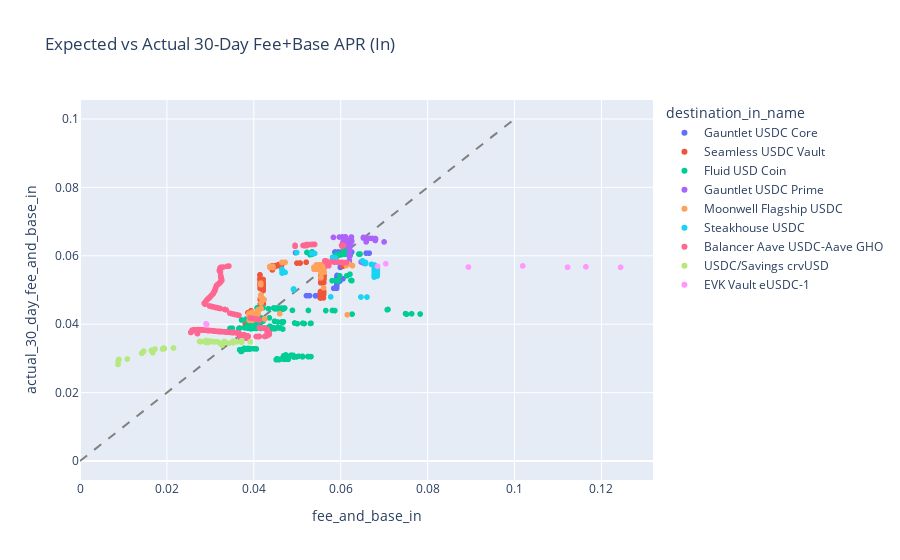
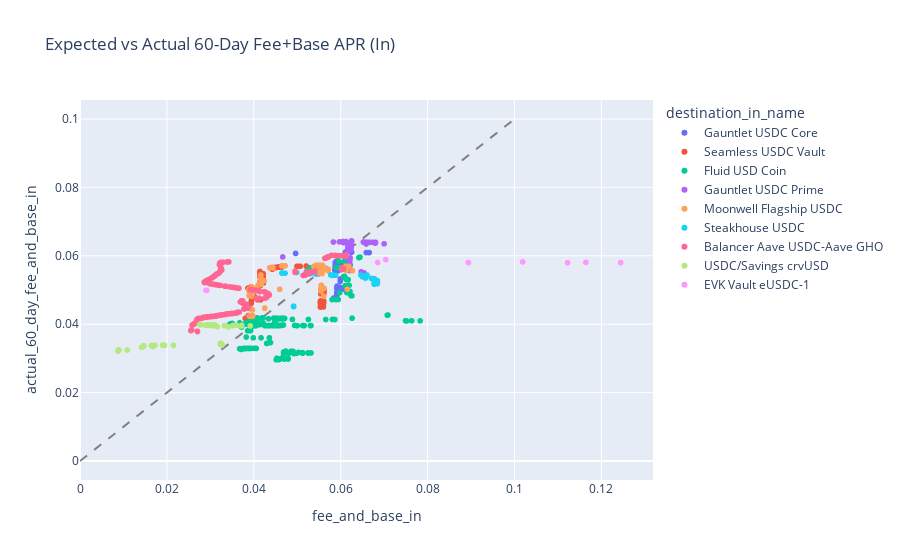

Here is the notebook cell these charts were saved with, in order:
### Code cell
# Create scatter plots for both 30-day and 60-day comparisons
for period in ['30_day', '60_day']:
    # Plot for "in" destinations
    fig_in = px.scatter(
        df,
        x=f"fee_and_base_in",
        y=f"actual_{period}_fee_and_base_in",
        color="destination_in_name",
        title=f"Expected vs Actual {period.replace('_', '-').title()} Fee+Base APR (In)",
    )
    fig_in.add_trace(
        px.line(x=[0, 0.1], y=[0, 0.1]).data[0].update(
            line=dict(dash="dash", color="gray"), 
            showlegend=False
        )
    )
    fig_in.show()
    continue
    
    # Plot for "out" destinations (only if fee_and_base_out exists)
    df_with_out = df.dropna(subset=['fee_and_base_out'])
    if len(df_with_out) > 0:
        fig_out = px.scatter(
            df_with_out,
            x=f"fee_and_base_out",
            y=f"actual_{period}_fee_and_base_out",
            color="destination_out_name",
            title=f"Expected vs Actual {period.replace('_', '-').title()} Fee+Base APR (Out)",
        )
        fig_out.add_trace(
            px.line(x=[0, 0.1], y=[0, 0.1]).data[0].update(
                line=dict(dash="dash", color="gray"), 
                showlegend=False
            )
        )
        fig_out.show()

### Figure 1 — Plotly figure (JSON) as saved in the notebook; plotly's stock layout.template omitted (floating-point values rounded to 4 significant figures; data arrays with more than 128 entries replaced by an {"elided": "..."} marker saying what was removed)
{"data": [{"hovertemplate": "destination_in_name=Gauntlet USDC Core<br>fee_and_base_in=%{x}<br>actual_30_day_fee_and_base_in=%{y}<extra></extra>", "legendgroup": "Gauntlet USDC Core", "marker": {"color": "#636efa", "symbol": "circle"}, "mode": "markers", "name": "Gauntlet USDC Core", "showlegend": true, "type": "scattergl", "x": {"elided": "155 float values"}, "xaxis": "x", "y": {"elided": "155 float values"}, "yaxis": "y"}, {"hovertemplate": "destination_in_name=Seamless USDC Vault<br>fee_and_base_in=%{x}<br>actual_30_day_fee_and_base_in=%{y}<extra></extra>", "legendgroup": "Seamless USDC Vault", "marker": {"color": "#EF553B", "symbol": "circle"}, "mode": "markers", "name": "Seamless USDC Vault", "showlegend": true, "type": "scattergl", "x": {"elided": "195 float values"}, "xaxis": "x", "y": {"elided": "195 float values"}, "yaxis": "y"}, {"hovertemplate": "destination_in_name=Fluid USD Coin<br>fee_and_base_in=%{x}<br>actual_30_day_fee_and_base_in=%{y}<extra></extra>", "legendgroup": "Fluid USD Coin", "marker": {"color": "#00cc96", "symbol": "circle"}, "mode": "markers", "name": "Fluid USD Coin", "showlegend": true, "type": "scattergl", "x": {"elided": "221 float values"}, "xaxis": "x", "y": {"elided": "221 float values"}, "yaxis": "y"}, {"hovertemplate": "destination_in_name=Gauntlet USDC Prime<br>fee_and_base_in=%{x}<br>actual_30_day_fee_and_base_in=%{y}<extra></extra>", "legendgroup": "Gauntlet USDC Prime", "marker": {"color": "#ab63fa", "symbol": "circle"}, "mode": "markers", "name": "Gauntlet USDC Prime", "showlegend": true, "type": "scattergl", "x": {"elided": "186 float values"}, "xaxis": "x", "y": {"elided": "186 float values"}, "yaxis": "y"}, {"hovertemplate": "destination_in_name=Moonwell Flagship USDC<br>fee_and_base_in=%{x}<br>actual_30_day_fee_and_base_in=%{y}<extra></extra>", "legendgroup": "Moonwell Flagship USDC", "marker": {"color": "#FFA15A", "symbol": "circle"}, "mode": "markers", "name": "Moonwell Flagship USDC", "showlegend": true, "type": "scattergl", "x": {"elided": "271 float values"}, "xaxis": "x", "y": {"elided": "271 float values"}, "yaxis": "y"}, {"hovertemplate": "destination_in_name=Steakhouse USDC<br>fee_and_base_in=%{x}<br>actual_30_day_fee_and_base_in=%{y}<extra></extra>", "legendgroup": "Steakhouse USDC", "marker": {"color": "#19d3f3", "symbol": "circle"}, "mode": "markers", "name": "Steakhouse USDC", "showlegend": true, "type": "scattergl", "x": [0.04916, 0.04916, 0.04916, 0.04916, 0.04916, 0.04916, 0.04916, 0.04916, null, null, null, null, null, null, null, null, null, null, null, null, null, null, null, null, null, null, null, null, null, null, null, null, 0.0677, 0.0677, 0.0677, 0.06839, 0.0677, 0.0677, 0.0684, 0.06771, 0.06771, 0.06771, 0.06771, 0.0684, 0.06771, 0.06841, 0.06841, 0.06772, 0.06772, 0.06841, 0.06841, 0.06772, 0.06772, 0.06842, 0.06773, 0.06773, 0.06773, 0.06773, 0.06842, 0.06773, 0.06773, 0.06773, 0.06843, 0.06774, 0.06843, 0.06774, 0.06775, 0.06775, 0.06776, 0.06776, 0.06707, 0.06569, 0.0657, 0.0657, 0.0657, 0.0657, 0.06502, 0.06502, 0.05812, 0.05881, 0.05812, 0.054, 0.05331, 0.04986, 0.04649, 0.04649, 0.04649, 0.04719, 0.0465, 0.0465, 0.05769, 0.06465, 0.06604], "xaxis": "x", "y": [0.0501, 0.05015, 0.05017, 0.05021, 0.05023, 0.05026, 0.05028, 0.05029, 0.0497, 0.04983, 0.04986, 0.04991, 0.04995, 0.04998, 0.05003, 0.05028, 0.05031, 0.05036, 0.05058, 0.05062, 0.05066, 0.0507, 0.05075, 0.0508, 0.05084, 0.05097, 0.05107, 0.05124, 0.05129, 0.05143, 0.05146, 0.05204, 0.05379, 0.05396, 0.05402, 0.05409, 0.05415, 0.05421, 0.05426, 0.05432, 0.05438, 0.05443, 0.05449, 0.05455, 0.0546, 0.05485, 0.05496, 0.05503, 0.05508, 0.05515, 0.0552, 0.05526, 0.05533, 0.05537, 0.05545, 0.0555, 0.05556, 0.05562, 0.05567, 0.05573, 0.05579, 0.05584, 0.05596, 0.05609, 0.05614, 0.05626, 0.05667, 0.0569, 0.05708, 0.05731, 0.05749, 0.05771, 0.05787, 0.05797, 0.05803, 0.05807, 0.0585, 0.05855, 0.0594, 0.05942, 0.05958, 0.06069, 0.0607, 0.06093, 0.05603, 0.05584, 0.05578, 0.05514, 0.05502, 0.05496, 0.04798, 0.04795, 0.04793], "yaxis": "y"}, {"hovertemplate": "destination_in_name=Balancer Aave USDC-Aave GHO<br>fee_and_base_in=%{x}<br>actual_30_day_fee_and_base_in=%{y}<extra></extra>", "legendgroup": "Balancer Aave USDC-Aave GHO", "marker": {"color": "#FF6692", "symbol": "circle"}, "mode": "markers", "name": "Balancer Aave USDC-Aave GHO", "showlegend": true, "type": "scattergl", "x": {"elided": "471 float values"}, "xaxis": "x", "y": {"elided": "471 float values"}, "yaxis": "y"}, {"hovertemplate": "destination_in_name=USDC/Savings crvUSD<br>fee_and_base_in=%{x}<br>actual_30_day_fee_and_base_in=%{y}<extra></extra>", "legendgroup": "USDC/Savings crvUSD", "marker": {"color": "#B6E880", "symbol": "circle"}, "mode": "markers", "name": "USDC/Savings crvUSD", "showlegend": true, "type": "scattergl", "x": [0.03607, 0.03919, 0.03918, 0.03726, 0.03721, 0.03718, 0.03527, 0.03526, 0.03523, 0.03521, 0.03322, 0.03319, 0.03318, 0.03111, 0.03109, 0.03108, 0.02895, 0.02894, 0.02893, 0.02942, 0.02942, 0.02938, 0.02983, 0.02981, 0.02751, 0.03019, 0.03018, 0.02773, 0.03023, 0.03021, 0.03021, 0.02784, 0.03052, 0.0305, 0.03419, 0.03414, 0.03427, 0.03162, 0.03233, 0.03232, 0.0323, 0.03227, 0.0327, 0.03268, 0.01929, 0.02151, 0.01942, 0.0194, 0.01937, 0.01934, 0.01725, 0.019, 0.01652, 0.01649, 0.01645, 0.01644, 0.01467, 0.01465, 0.01464, 0.01679, 0.01677, 0.01676, 0.01676, 0.01425, 0.01418, 0.01088, 0.008977, 0.008969, 0.008942, 0.008816, 0.00877, 0.008755], "xaxis": "x", "y": [0.03485, 0.03486, 0.03486, 0.03519, 0.03473, 0.03473, 0.03506, 0.03507, 0.0346, 0.0346, 0.03494, 0.03495, 0.03495, 0.03484, 0.03484, 0.03484, 0.03521, 0.03474, 0.03474, 0.03512, 0.03465, 0.03466, 0.03504, 0.03504, 0.03496, 0.03497, 0.03497, 0.03492, 0.03495, 0.03496, 0.03496, 0.03489, 0.0349, 0.0349, 0.03445, 0.03446, 0.03443, 0.03489, 0.03433, 0.03434, 0.03434, 0.03434, 0.03389, 0.03389, 0.03304, 0.03304, 0.03286, 0.03287, 0.03285, 0.03285, 0.03273, 0.03275, 0.03238, 0.03239, 0.03239, 0.03225, 0.03212, 0.03212, 0.03212, 0.03212, 0.03213, 0.03166, 0.03166, 0.03148, 0.03148, 0.02981, 0.02967, 0.02967, 0.02967, 0.02921, 0.02924, 0.02822], "yaxis": "y"}, {"hovertemplate": "destination_in_name=EVK Vault eUSDC-1<br>fee_and_base_in=%{x}<br>actual_30_day_fee_and_base_in=%{y}<extra></extra>", "legendgroup": "EVK Vault eUSDC-1", "marker": {"color": "#FF97FF", "symbol": "circle"}, "mode": "markers", "name": "EVK Vault eUSDC-1", "showlegend": true, "type": "scattergl", "x": [0.06849, 0.08938, 0.1122, 0.1244, 0.1164, 0.1019, 0.07037, 0.029, 0.02914], "xaxis": "x", "y": [0.05692, 0.05671, 0.05666, 0.05665, 0.05678, 0.05704, 0.05768, 0.04011, 0.03996], "yaxis": "y"}, {"hovertemplate": "x=%{x}<br>y=%{y}<extra></extra>", "legendgroup": "", "line": {"color": "gray", "dash": "dash"}, "marker": {"symbol": "circle"}, "mode": "lines", "name": "", "orientation": "v", "showlegend": false, "type": "scatter", "x": [0, 0.1], "xaxis": "x", "y": [0, 0.1], "yaxis": "y"}], "layout": {"legend": {"title": {"text": "destination_in_name"}, "tracegroupgap": 0}, "title": {"text": "Expected vs Actual 30-Day Fee+Base APR (In)"}, "xaxis": {"anchor": "y", "domain": [0, 1], "title": {"text": "fee_and_base_in"}}, "yaxis": {"anchor": "x", "domain": [0, 1], "title": {"text": "actual_30_day_fee_and_base_in"}}}}

### Figure 2 — Plotly figure (JSON) as saved in the notebook; plotly's stock layout.template omitted (floating-point values rounded to 4 significant figures; data arrays with more than 128 entries replaced by an {"elided": "..."} marker saying what was removed)
{"data": [{"hovertemplate": "destination_in_name=Gauntlet USDC Core<br>fee_and_base_in=%{x}<br>actual_60_day_fee_and_base_in=%{y}<extra></extra>", "legendgroup": "Gauntlet USDC Core", "marker": {"color": "#636efa", "symbol": "circle"}, "mode": "markers", "name": "Gauntlet USDC Core", "showlegend": true, "type": "scattergl", "x": {"elided": "155 float values"}, "xaxis": "x", "y": {"elided": "155 float values"}, "yaxis": "y"}, {"hovertemplate": "destination_in_name=Seamless USDC Vault<br>fee_and_base_in=%{x}<br>actual_60_day_fee_and_base_in=%{y}<extra></extra>", "legendgroup": "Seamless USDC Vault", "marker": {"color": "#EF553B", "symbol": "circle"}, "mode": "markers", "name": "Seamless USDC Vault", "showlegend": true, "type": "scattergl", "x": {"elided": "195 float values"}, "xaxis": "x", "y": {"elided": "195 float values"}, "yaxis": "y"}, {"hovertemplate": "destination_in_name=Fluid USD Coin<br>fee_and_base_in=%{x}<br>actual_60_day_fee_and_base_in=%{y}<extra></extra>", "legendgroup": "Fluid USD Coin", "marker": {"color": "#00cc96", "symbol": "circle"}, "mode": "markers", "name": "Fluid USD Coin", "showlegend": true, "type": "scattergl", "x": {"elided": "221 float values"}, "xaxis": "x", "y": {"elided": "221 float values"}, "yaxis": "y"}, {"hovertemplate": "destination_in_name=Gauntlet USDC Prime<br>fee_and_base_in=%{x}<br>actual_60_day_fee_and_base_in=%{y}<extra></extra>", "legendgroup": "Gauntlet USDC Prime", "marker": {"color": "#ab63fa", "symbol": "circle"}, "mode": "markers", "name": "Gauntlet USDC Prime", "showlegend": true, "type": "scattergl", "x": {"elided": "186 float values"}, "xaxis": "x", "y": {"elided": "186 float values"}, "yaxis": "y"}, {"hovertemplate": "destination_in_name=Moonwell Flagship USDC<br>fee_and_base_in=%{x}<br>actual_60_day_fee_and_base_in=%{y}<extra></extra>", "legendgroup": "Moonwell Flagship USDC", "marker": {"color": "#FFA15A", "symbol": "circle"}, "mode": "markers", "name": "Moonwell Flagship USDC", "showlegend": true, "type": "scattergl", "x": {"elided": "271 float values"}, "xaxis": "x", "y": {"elided": "271 float values"}, "yaxis": "y"}, {"hovertemplate": "destination_in_name=Steakhouse USDC<br>fee_and_base_in=%{x}<br>actual_60_day_fee_and_base_in=%{y}<extra></extra>", "legendgroup": "Steakhouse USDC", "marker": {"color": "#19d3f3", "symbol": "circle"}, "mode": "markers", "name": "Steakhouse USDC", "showlegend": true, "type": "scattergl", "x": [0.04916, 0.04916, 0.04916, 0.04916, 0.04916, 0.04916, 0.04916, 0.04916, null, null, null, null, null, null, null, null, null, null, null, null, null, null, null, null, null, null, null, null, null, null, null, null, 0.0677, 0.0677, 0.0677, 0.06839, 0.0677, 0.0677, 0.0684, 0.06771, 0.06771, 0.06771, 0.06771, 0.0684, 0.06771, 0.06841, 0.06841, 0.06772, 0.06772, 0.06841, 0.06841, 0.06772, 0.06772, 0.06842, 0.06773, 0.06773, 0.06773, 0.06773, 0.06842, 0.06773, 0.06773, 0.06773, 0.06843, 0.06774, 0.06843, 0.06774, 0.06775, 0.06775, 0.06776, 0.06776, 0.06707, 0.06569, 0.0657, 0.0657, 0.0657, 0.0657, 0.06502, 0.06502, 0.05812, 0.05881, 0.05812, 0.054, 0.05331, 0.04986, 0.04649, 0.04649, 0.04649, 0.04719, 0.0465, 0.0465, 0.05769, 0.06465, 0.06604], "xaxis": "x", "y": [0.04515, 0.04518, 0.0452, 0.04521, 0.04522, 0.04524, 0.04525, 0.04526, 0.04941, 0.04948, 0.04949, 0.04951, 0.04953, 0.04955, 0.04957, 0.04969, 0.04971, 0.04972, 0.04983, 0.04985, 0.04987, 0.04989, 0.04991, 0.04993, 0.04995, 0.05002, 0.05006, 0.05019, 0.05022, 0.05032, 0.05035, 0.05075, 0.05171, 0.05175, 0.05178, 0.05181, 0.05184, 0.05186, 0.05189, 0.05191, 0.05192, 0.05195, 0.05198, 0.052, 0.05203, 0.05214, 0.05219, 0.05222, 0.05224, 0.05227, 0.0523, 0.05233, 0.05235, 0.05238, 0.05241, 0.05243, 0.05247, 0.0525, 0.05252, 0.05255, 0.05258, 0.0526, 0.05266, 0.05271, 0.05274, 0.0528, 0.05299, 0.0531, 0.05319, 0.05329, 0.05337, 0.05348, 0.05355, 0.0536, 0.05363, 0.05365, 0.05384, 0.05387, 0.05427, 0.05428, 0.05437, 0.05497, 0.05497, 0.05512, 0.05497, 0.05496, 0.05496, 0.05493, 0.05493, 0.05493, 0.0544, 0.05439, 0.05438], "yaxis": "y"}, {"hovertemplate": "destination_in_name=Balancer Aave USDC-Aave GHO<br>fee_and_base_in=%{x}<br>actual_60_day_fee_and_base_in=%{y}<extra></extra>", "legendgroup": "Balancer Aave USDC-Aave GHO", "marker": {"color": "#FF6692", "symbol": "circle"}, "mode": "markers", "name": "Balancer Aave USDC-Aave GHO", "showlegend": true, "type": "scattergl", "x": {"elided": "471 float values"}, "xaxis": "x", "y": {"elided": "471 float values"}, "yaxis": "y"}, {"hovertemplate": "destination_in_name=USDC/Savings crvUSD<br>fee_and_base_in=%{x}<br>actual_60_day_fee_and_base_in=%{y}<extra></extra>", "legendgroup": "USDC/Savings crvUSD", "marker": {"color": "#B6E880", "symbol": "circle"}, "mode": "markers", "name": "USDC/Savings crvUSD", "showlegend": true, "type": "scattergl", "x": [0.03607, 0.03919, 0.03918, 0.03726, 0.03721, 0.03718, 0.03527, 0.03526, 0.03523, 0.03521, 0.03322, 0.03319, 0.03318, 0.03111, 0.03109, 0.03108, 0.02895, 0.02894, 0.02893, 0.02942, 0.02942, 0.02938, 0.02983, 0.02981, 0.02751, 0.03019, 0.03018, 0.02773, 0.03023, 0.03021, 0.03021, 0.02784, 0.03052, 0.0305, 0.03419, 0.03414, 0.03427, 0.03162, 0.03233, 0.03232, 0.0323, 0.03227, 0.0327, 0.03268, 0.01929, 0.02151, 0.01942, 0.0194, 0.01937, 0.01934, 0.01725, 0.019, 0.01652, 0.01649, 0.01645, 0.01644, 0.01467, 0.01465, 0.01464, 0.01679, 0.01677, 0.01676, 0.01676, 0.01425, 0.01418, 0.01088, 0.008977, 0.008969, 0.008942, 0.008816, 0.00877, 0.008755], "xaxis": "x", "y": [0.03971, 0.03949, 0.03949, 0.03966, 0.03966, 0.03945, 0.03961, 0.03961, 0.03962, 0.03962, 0.03957, 0.03958, 0.03958, 0.03976, 0.0395, 0.0395, 0.03968, 0.03969, 0.03969, 0.03988, 0.03966, 0.03966, 0.03986, 0.03964, 0.03984, 0.03984, 0.03963, 0.03984, 0.03986, 0.03986, 0.03965, 0.03985, 0.03985, 0.03964, 0.03925, 0.03925, 0.03927, 0.03928, 0.03439, 0.03439, 0.0344, 0.03412, 0.03413, 0.03385, 0.03382, 0.03383, 0.03382, 0.03383, 0.03383, 0.03383, 0.03383, 0.03384, 0.03376, 0.03376, 0.03377, 0.03376, 0.03375, 0.03358, 0.03358, 0.03358, 0.03358, 0.03341, 0.03341, 0.03328, 0.03328, 0.03245, 0.03244, 0.03244, 0.03244, 0.03245, 0.03246, 0.03212], "yaxis": "y"}, {"hovertemplate": "destination_in_name=EVK Vault eUSDC-1<br>fee_and_base_in=%{x}<br>actual_60_day_fee_and_base_in=%{y}<extra></extra>", "legendgroup": "EVK Vault eUSDC-1", "marker": {"color": "#FF97FF", "symbol": "circle"}, "mode": "markers", "name": "EVK Vault eUSDC-1", "showlegend": true, "type": "scattergl", "x": [0.06849, 0.08938, 0.1122, 0.1244, 0.1164, 0.1019, 0.07037, 0.029, 0.02914], "xaxis": "x", "y": [0.05805, 0.05802, 0.05801, 0.058, 0.05808, 0.05821, 0.05887, 0.04992, 0.04989], "yaxis": "y"}, {"hovertemplate": "x=%{x}<br>y=%{y}<extra></extra>", "legendgroup": "", "line": {"color": "gray", "dash": "dash"}, "marker": {"symbol": "circle"}, "mode": "lines", "name": "", "orientation": "v", "showlegend": false, "type": "scatter", "x": [0, 0.1], "xaxis": "x", "y": [0, 0.1], "yaxis": "y"}], "layout": {"legend": {"title": {"text": "destination_in_name"}, "tracegroupgap": 0}, "title": {"text": "Expected vs Actual 60-Day Fee+Base APR (In)"}, "xaxis": {"anchor": "y", "domain": [0, 1], "title": {"text": "fee_and_base_in"}}, "yaxis": {"anchor": "x", "domain": [0, 1], "title": {"text": "actual_60_day_fee_and_base_in"}}}}
